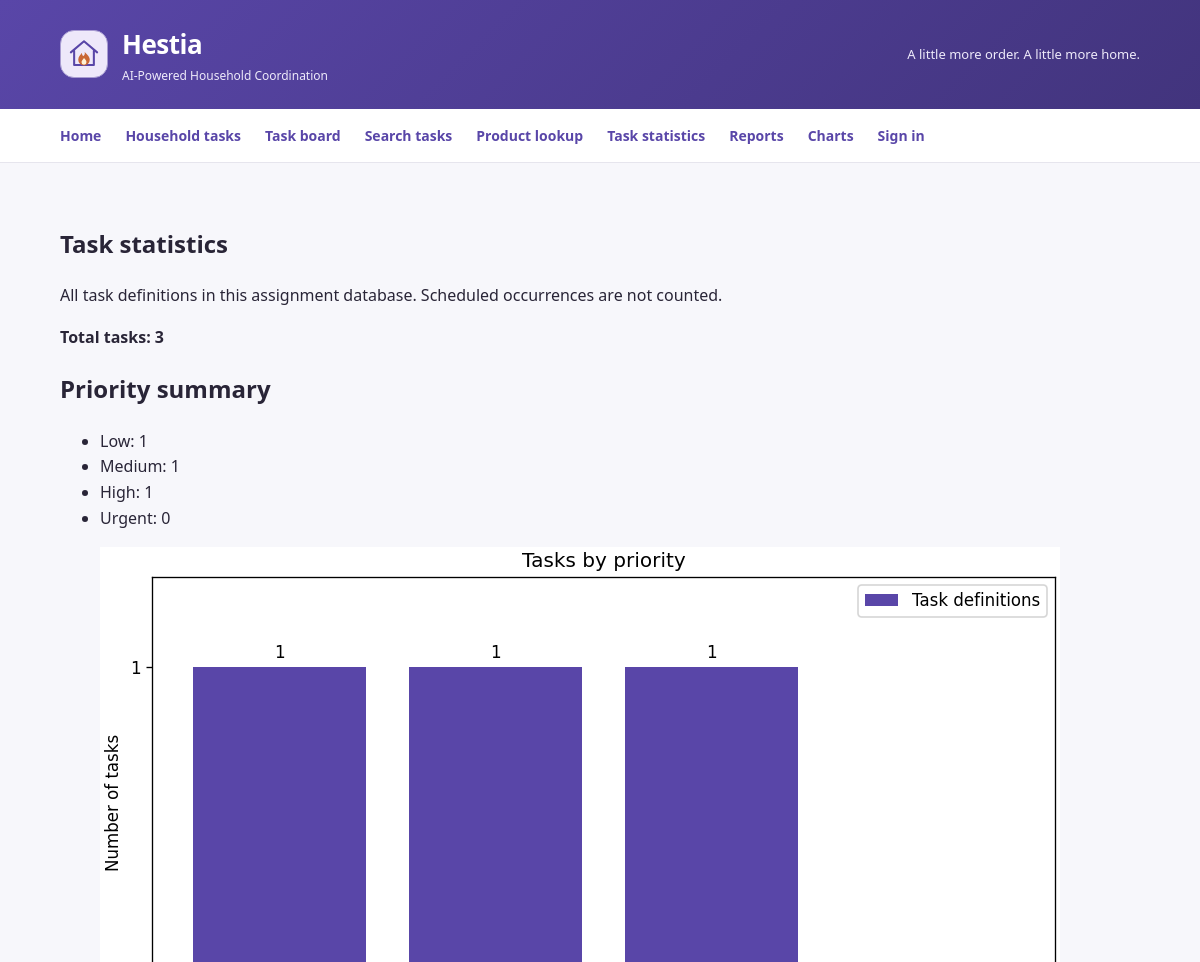
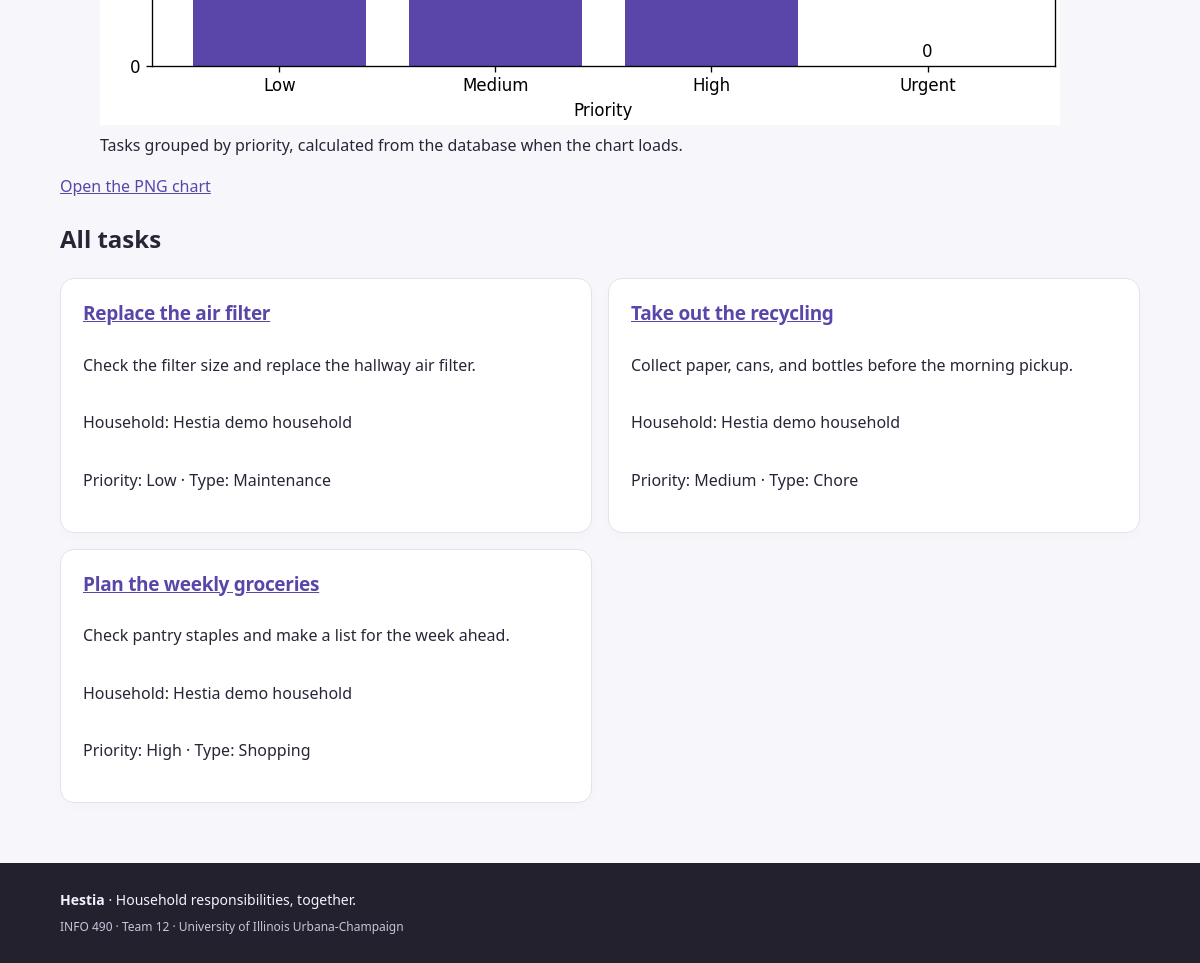
The page /analytics/tasks/ on the database its author committed (2 pictures, top to bottom).
### workflows/models.py (models this page shows, shortened)
class Task(models.Model):
    class TaskType(models.TextChoices):
        CHORE = "CHORE", "Chore"
        APPOINTMENT = "APPOINTMENT", "Appointment"
        DEADLINE = "DEADLINE", "Deadline"
        ERRAND = "ERRAND", "Errand"
        MAINTENANCE = "MAINTENANCE", "Maintenance"
        SHOPPING = "SHOPPING", "Shopping"
        OTHER = "OTHER", "Other"
    class Priority(models.TextChoices):
        LOW = "LOW", "Low"
        MEDIUM = "MEDIUM", "Medium"
        HIGH = "HIGH", "High"
        URGENT = "URGENT", "Urgent"
    task_id = models.AutoField(primary_key=True)
    workspace = models.ForeignKey(
        Workspace,
        on_delete=models.CASCADE,
        related_name="tasks",
    )
    source_document = models.ForeignKey(
        SourceDocument,
        on_delete=models.SET_NULL,
        null=True,
        blank=True,
        related_name="generated_tasks",
    )
    created_by_membership = models.ForeignKey(
        Membership,
        on_delete=models.SET_NULL,
        null=True,
        blank=True,
        related_name="created_tasks",
    )
    related_product = models.ForeignKey(
        Product,
        on_delete=models.SET_NULL,
        null=True,
        blank=True,
        related_name="related_tasks",
    )
    related_shopping_list_entry = models.ForeignKey(
        ShoppingListEntry,
        on_delete=models.SET_NULL,
        null=True,
        blank=True,
        related_name="related_tasks",
    )
    title = models.CharField(max_length=200)
    description = models.TextField(blank=True)
    task_type = models.CharField(
        max_length=40,
        choices=TaskType.choices,
        default=TaskType.OTHER,
    )
    priority = models.CharField(
        max_length=20,
        choices=Priority.choices,
        default=Priority.MEDIUM,
    )
    recurrence_rule = models.CharField(max_length=255, blank=True)
    default_location = models.CharField(max_length=255, blank=True)
    created_at = models.DateTimeField(auto_now_add=True)
    updated_at = models.DateTimeField(auto_now=True)
    class Meta:
        ordering = [
            "-created_at",
            "title",
        ]
        constraints = [
            models.UniqueConstraint(
                fields=["workspace", "title"],
                name="unique_task_title_per_workspace",
            )
        ]
    def get_absolute_url(self):
        return reverse("workflows:task-detail", kwargs={"pk": self.pk})

### households/models.py (models this page shows, shortened)
class Workspace(models.Model):
    class WorkspaceType(models.TextChoices):
        HOUSEHOLD = "HOUSEHOLD", "Household"
        TEAM = "TEAM", "Team"
    workspace_id = models.AutoField(primary_key=True)
    name = models.CharField(max_length=120)
    workspace_type = models.CharField(
        max_length=30,
        choices=WorkspaceType.choices,
        default=WorkspaceType.HOUSEHOLD,
    )
    timezone = models.CharField(
        max_length=50,
        default="America/Chicago",
    )
    members = models.ManyToManyField(
        settings.AUTH_USER_MODEL,
        through="Membership",
        related_name="hestia_workspaces",
    )
    created_at = models.DateTimeField(auto_now_add=True)
    updated_at = models.DateTimeField(auto_now=True)
    class Meta:
        ordering = ["name"]

### analytics/views.py (the view)
# urls.py: path("tasks/", views.task_stats, name="task-stats"),
@require_safe
def task_stats(request):
    return render(request, "analytics/task_stats.html", {
        "tasks": Task.objects.select_related("workspace").all(),
        "total_tasks": Task.objects.count(),
        "priority_counts": priority_counts(),
    })

### analytics/views.py (called while the page is built)
def priority_counts():
    grouped = Task.objects.order_by().values("priority").annotate(count=Count("pk"))
    counts = {row["priority"]: row["count"] for row in grouped}
    return [
        {"label": label, "count": counts.get(value, 0)}
        for value, label in Task.Priority.choices
    ]

### templates/analytics/task_stats.html (shortened to what this page needs)
{% extends "base.html" %}
{% load static %}
{% block extra_css %}
<link rel="stylesheet" href="{% static 'css/hestia.css' %}?v=20260926-1">
{% endblock %}
{% block content %}
<div class="hf-board">
<section aria-labelledby="stats-heading">
    <h1 id="stats-heading">Task statistics</h1>
    <p>All task definitions in this assignment database. Scheduled occurrences are not counted.</p>
    <p><strong>Total tasks: {{ total_tasks }}</strong></p>
    <h2>Priority summary</h2>
    <ul>
        {% for row in priority_counts %}
        <li>{{ row.label }}: {{ row.count }}</li>
        {% empty %}
        <li>No priority groups available.</li>
        {% endfor %}
    </ul>
    <figure>
        <img src="{% url 'analytics:task-priority-chart' %}"
             alt="Bar chart of task counts by priority. Exact counts are listed in the priority summary above."
             width="960" height="540" style="max-width:100%;height:auto;">
        <figcaption>Tasks grouped by priority, calculated from the database when the chart loads.</figcaption>
    </figure>
    <p><a href="{% url 'analytics:task-priority-chart' %}">Open the PNG chart</a></p>
</section>
<section aria-labelledby="task-list-heading">
    <h2 id="task-list-heading">All tasks</h2>
    <div class="hf-task-grid">
        {% for task in tasks %}
        <article class="hf-task-card">
            <h3><a href="{{ task.get_absolute_url }}">{{ task.title }}</a></h3>
            <p>{{ task.description|default:"No description provided." }}</p>
            <p>Household: {{ task.workspace.name }}</p>
            <p>Priority: {{ task.get_priority_display }} · Type: {{ task.get_task_type_display }}</p>
        </article>
        {% empty %}
        <p>No tasks yet. Add fictional tasks through the demo seed command or task creation page when available.</p>
        {% endfor %}
    </div>
</section>
</div>
{% endblock %}

### templates/base.html (shortened to what this page needs)
{% load static %}
{% now "U" as ts %}
<!DOCTYPE html>
<html lang="en">
<head>
    <link rel="stylesheet" href="{% static 'css/style.css' %}?v={{ ts }}">
    {% block extra_css %}{% endblock %}
</head>
<body>
    <header class="hestia-header">
        <div class="container header-inner">
            <a class="hestia-brand" href="{% block brand_url %}{% url 'home' %}{% endblock %}">
                <img class="hestia-logo" src="{% static 'images/hestia-mark.svg' %}" alt="" width="48" height="48">
                <span><strong>Hestia</strong><small>AI-Powered Household Coordination</small></span>
            </a>
            {% if user.is_authenticated %}
            <form class="logout-form" method="post" action="{% url 'accounts:logout' %}">
                {% csrf_token %}
                <button type="submit">Sign out</button>
            </form>
            {% else %}
            <span class="header-label">A little more order. A little more home.</span>
            {% endif %}
        </div>
    </header>
    {% block navigation %}
    <nav class="navigation" aria-label="Primary navigation">
        <div class="container nav-links">
            <a class="nav-link" href="{% url 'home' %}">Home</a>
            <a class="nav-link" href="{% url 'workflows:task-cbv-generic' %}">Household tasks</a>
            <a class="nav-link" href="{% url 'task_forms:board' %}">Task board</a>
            <a class="nav-link" href="{% url 'task_search:get' %}">Search tasks</a>
            <a class="nav-link" href="{% url 'product-lookup' %}">Product lookup</a>
            <a class="nav-link" href="{% url 'analytics:task-stats' %}">Task statistics</a>
            <a class="nav-link" href="{% url 'reports:task-report' %}">Reports</a>
            <a class="nav-link" href="{% url 'vega:charts' %}">Charts</a>
            <a class="nav-link" href="{% url 'accounts:login' %}">Sign in</a>
        </div>
    </nav>
    {% endblock %}
    <main id="main-content" class="container" tabindex="-1">
        {% block content %}{% endblock %}
    </main>
    <footer class="hestia-footer">
        <div class="container">
            <strong>Hestia</strong> &middot; Household responsibilities, together.
            <p>INFO 490 &middot; Team 12 &middot; University of Illinois Urbana-Champaign</p>
        </div>
    </footer>
</body>
</html>

### static files/css/style.css (style rules this page uses)
:root { --hestia-primary: #5946a8; --hestia-primary-dark: #42347d; --hestia-background: #f7f7fb; --hestia-text: #24232a; --hestia-muted: #64636f; --hestia-border: #e6e5ed; }
* { box-sizing: border-box; }
body { margin: 0; min-height: 100vh; display: flex; flex-direction: column; background: var(--hestia-background); color: var(--hestia-text); font: 16px/1.6 "Segoe UI", sans-serif; }
a { color: var(--hestia-primary); }
.container { width: min(1120px, 90%); margin-inline: auto; }
.hestia-header { background: linear-gradient(135deg, var(--hestia-primary), var(--hestia-primary-dark)); color: white; }
.header-inner { display: flex; justify-content: space-between; align-items: center; gap: 24px; padding-block: 24px; }
.hestia-brand { display: flex; gap: 14px; align-items: center; color: white; text-decoration: none; }
.hestia-brand strong { display: block; font-size: 26px; letter-spacing: -.5px; }
.hestia-brand small { display: block; color: #eeeafa; font-size: 12px; }
.hestia-logo { display: block; width: 48px; height: 48px; border: 1px solid #a89bd2; border-radius: 14px; background: #eeeafa; }
.header-label { font-size: 13px; color: #eeeafa; }
.navigation { background: white; border-bottom: 1px solid var(--hestia-border); }
.nav-links { display: flex; flex-wrap: wrap; gap: 24px; }
.nav-link { display: inline-block; padding: 16px 0 12px; border-bottom: 3px solid transparent; font-size: 14px; font-weight: 600; text-decoration: none; }
main { flex: 1; padding-block: 42px 60px; }
.hestia-footer { padding-block: 26px; background: #24212f; color: #f4f2fa; font-size: 14px; }
.hestia-footer p { margin: 6px 0 0; color: #c9c3d7; font-size: 12px; }
.header-inner { flex-wrap: wrap; }

### static files/css/hestia.css (style rules this page uses)
.hf-board { --hf-ink: #292537; --hf-muted: #686274; --hf-violet: #5946a8; --hf-clay: #a84b24; --hf-line: #e6e0eb; color: var(--hf-ink); font-family: "Segoe UI", system-ui, sans-serif; }
.hf-board * { min-width: 0; }
.hf-task-grid { display: grid; grid-template-columns: repeat(2, minmax(0, 1fr)); gap: 16px; }
.hf-task-card { display: flex; flex-direction: column; padding: 22px; border: 1px solid var(--hf-line); border-radius: 14px; background: white; box-shadow: 0 4px 14px #39275a04; overflow-wrap: anywhere; }
.hf-task-card h3 { margin: 0 0 10px; font-size: 19px; line-height: 1.35; letter-spacing: -.3px; }

### rows shown on the page
Task: title "Replace the air filter", description "Check the filter size and replace the hallway air filter.", workspace.name "Hestia demo household", priority "Low", task_type "Maintenance"
Task: title "Take out the recycling", description "Collect paper, cans, and bottles before the morning pickup.", workspace.name "Hestia demo household", priority "Medium", task_type "Chore"
Task: title "Plan the weekly groceries", description "Check pantry staples and make a list for the week ahead.", workspace.name "Hestia demo household", priority "High", task_type "Shopping"

### other values the page prints
{{ total_tasks }} "3"
{{ row.label }} "Low" "Medium" "High" "Urgent"
{{ row.count }} "1" "1" "1" "0"
